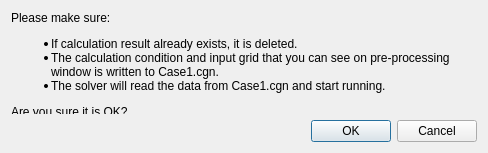
<?xml version="1.0" encoding="UTF-8"?>
<ui version="4.0">
 <class>SolverConsoleWindow_MessageDialog</class>
 <widget class="QDialog" name="SolverConsoleWindow_MessageDialog">
  <property name="geometry">
   <rect>
    <x>0</x>
    <y>0</y>
    <width>488</width>
    <height>153</height>
   </rect>
  </property>
  <property name="windowTitle">
   <string>Warning</string>
  </property>
  <layout class="QVBoxLayout" name="verticalLayout">
   <item>
    <widget class="QLabel" name="label">
     <property name="styleSheet">
      <string notr="true">ul {
  padding-left: 100px;
}</string>
     </property>
     <property name="text">
      <string>&lt;html&gt;&lt;head/&gt;&lt;body&gt;
&lt;p&gt;Please make sure:&lt;/p&gt;
&lt;ul&gt;
&lt;li&gt;If calculation result already exists, it is deleted.&lt;/li&gt;
&lt;li&gt;The calculation condition and input grid that you can see on pre-processing window is written to Case1.cgn.&lt;/li&gt;
&lt;li&gt;The solver will read the data from Case1.cgn and start running.&lt;/li&gt;
&lt;/ul&gt;
&lt;p&gt;Are you sure it is OK?&lt;/p&gt;
&lt;/body&gt;&lt;/html&gt;</string>
     </property>
     <property name="wordWrap">
      <bool>true</bool>
     </property>
    </widget>
   </item>
   <item>
    <spacer name="verticalSpacer">
     <property name="orientation">
      <enum>Qt::Vertical</enum>
     </property>
     <property name="sizeHint" stdset="0">
      <size>
       <width>20</width>
       <height>1</height>
      </size>
     </property>
    </spacer>
   </item>
   <item>
    <widget class="QDialogButtonBox" name="buttonBox">
     <property name="orientation">
      <enum>Qt::Horizontal</enum>
     </property>
     <property name="standardButtons">
      <set>QDialogButtonBox::Cancel|QDialogButtonBox::Ok</set>
     </property>
    </widget>
   </item>
  </layout>
 </widget>
 <resources/>
 <connections>
  <connection>
   <sender>buttonBox</sender>
   <signal>accepted()</signal>
   <receiver>SolverConsoleWindow_MessageDialog</receiver>
   <slot>accept()</slot>
   <hints>
    <hint type="sourcelabel">
     <x>248</x>
     <y>254</y>
    </hint>
    <hint type="destinationlabel">
     <x>157</x>
     <y>274</y>
    </hint>
   </hints>
  </connection>
  <connection>
   <sender>buttonBox</sender>
   <signal>rejected()</signal>
   <receiver>SolverConsoleWindow_MessageDialog</receiver>
   <slot>reject()</slot>
   <hints>
    <hint type="sourcelabel">
     <x>316</x>
     <y>260</y>
    </hint>
    <hint type="destinationlabel">
     <x>286</x>
     <y>274</y>
    </hint>
   </hints>
  </connection>
 </connections>
</ui>
